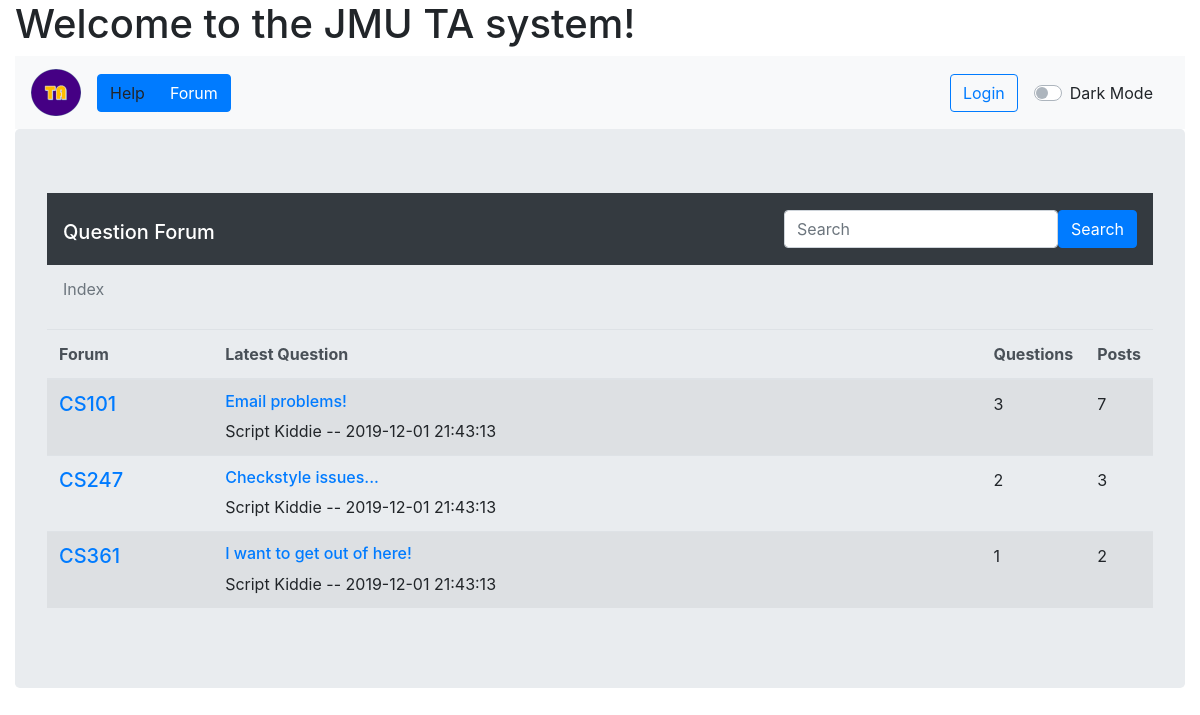
/forum.php, run on the app's committed database.
### tables this page shows
CREATE TABLE classforum
(
  forumID INT NOT NULL AUTO_INCREMENT,
  className TEXT NOT NULL,
  CONSTRAINT ClassForum_ForumID_pk PRIMARY KEY (forumID)
);

CREATE TABLE question
(
  questionID INT NOT NULL AUTO_INCREMENT,
  forumID INT NOT NULL,
  title TEXT NOT NULL,
  details TEXT NOT NULL,
  asked DATETIME NOT NULL DEFAULT NOW(),
  author TEXT,
  CONSTRAINT Question_questionID_pk PRIMARY KEY (questionID),
  CONSTRAINT Question_forumID_fk FOREIGN KEY (forumID) REFERENCES classforum (forumID)
);

### php/forum_index.php (the view, shortened to what this page needs)
<table id="forum_index" class="table table-striped table-responsive">
<thead class="thead-light">
    <tr>
        <th class="col-sm-2">Forum</th>
        <th class="col">Latest Question</th>
        <th class="col">Questions</th>
        <th class="col">Posts</th>
    </tr>
</thead>
<tbody>
    <?php
    $connection = OpenCon();
    $classQuery = "SELECT * FROM classforum";
    $forums = array();
    if ($result = $connection->query($classQuery)) {
        while($item = $result->fetch_assoc()) {
            $forums[] = $item;
        }
    }
    $lastAskedQuery = "SELECT CF.forumID, questionID, title, details, asked, author FROM classforum CF LEFT JOIN question Q1 ON CF.forumID = Q1.forumID WHERE questionID = (SELECT MAX(Q2.questionID) FROM question Q2 WHERE Q1.forumID = Q2.forumID) GROUP BY CF.forumID";
    $questions = array();
    if ($result = $connection->query($lastAskedQuery)) {
        while($item = $result->fetch_assoc()) {
            $questions[] = $item;
        }
    }
    $qNumQuery = "SELECT forumID, COUNT(questionID) AS \"numQuestions\" FROM question GROUP BY forumID";
    $questionNum = array();
    if ($result = $connection->query($qNumQuery)) {
        while($item = $result->fetch_assoc()) {
            $questionNum[] = $item;
        }
    }
    $pNumQuery = "SELECT forumID, COUNT(answer.answerID) + COUNT(DISTINCT question.questionID) AS \"numPosts\" FROM question LEFT JOIN answer ON question.questionID = answer.questionID GROUP BY forumID";
    $postNum = array();
    if ($result = $connection->query($pNumQuery)) {
        while($item = $result->fetch_assoc()) {
            $postNum[] = $item;
        }
    }
    for ($x = 0; $x < count($forums); $x++) {
        $forumID = $forums[$x]['forumID'];
        $className = $forums[$x]['className'];
        $qTitle = $questions[$x]['title'];
        $author = $questions[$x]['author'];
        $asked = $questions[$x]['asked'];
        $numOfQ = $questionNum[$x]['numQuestions'];
        $numOfP = $postNum[$x]['numPosts'];
        echo("<tr id=\"".$forumID."\">");
        echo("<td><h3 class=\"h5\"><a class=\"class_anchor\" href=\"#0\">".$className."</a></h3></td>");
        echo("<td><div><h4 style=\"inline\" class=\"h6\">".$qTitle."</h4>".$author." -- ".$asked."<div></td>");
        echo("<td><div>".$numOfQ."</div></td>");
        echo("<td><div>".$numOfP."</div></td>");
        echo("</tr>");
    }
    ?>
</tbody>
</table>

### html/forum.php (shortened to what this page needs)
<!doctype html>
<html lang="en">
  <head>
    <link rel="stylesheet" href="https://stackpath.bootstrapcdn.com/bootstrap/4.3.1/css/bootstrap.min.css">
    <link rel="stylesheet" type="text/css" href="../css/fullcalendar.css">
    <link rel="stylesheet" type="text/css" href="../css/dark-mode.css">
  </head>
  <body>
    <div class="container-fluid">
      <div class="page-header">
        <h1>Welcome to the JMU TA system!</h1>
      </div>
      <nav class="navbar navbar-expand-lg navbar-light bg-light">
        <a class="navbar-brand" href="index.php"><img src="../resources/TA_Iconx50px.png" alt="TA Icon"></a>
        <div class="collapse navbar-collapse" id="navbarSupportedContent">
          <ul class="navbar-nav mr-auto">
            <li class="nav-item">
              <div class="btn-group" role="group" aria-label="navigation button group">
                  <a role="help button" type="button" class="btn btn-primary" data-toggle="modal" data-target="#helpModal">Help</a>
                  <a role="forum button" type="button" class="btn btn-primary" href="#">Forum</a>
              </div>
            </li>
          </ul>
<?php if(isset($_SESSION['personID'])): ?>
          <form method="post" action="index.php">
            <input type="hidden" name="action" value="logoff">
            <input type="submit" class="btn btn-outline-primary my-2 my-sm-0" value="Logoff">
          </form>
<?php else: ?>
          <button class="btn btn-outline-primary my-2 my-sm-0" type="login"><a href="#" data-toggle="modal" data-target="#loginModal">Login</a></button>
<?php endif; ?>
          <div class="nav-link">
            <div class="custom-control custom-switch">
              <label class="custom-control-label" for="darkSwitch">Dark Mode</label>
            </div>
          </div>
        </div>
      </nav>
      <div id="forum" class="jumbotron">
        <nav class="navbar navbar-dark bg-dark">
          <h1><a href="#" class="navbar-brand">Question Forum</a></h1>
          <form id="search_form" class="form-inline">
            <input id="search_field" type="text" name="search-string" class="form-control" placeholder="Search">
            <button type="submit" class="btn btn-primary">Search</button>
          </form>
        </nav>
        <nav aria-label="breadcrumb">
          <ol id="forum_breadcrumb_list" class="breadcrumb">
            <li id="bc_index" class="breadcrumb-item active">Index</li>
          </ol>
        </nav>
        <div id="forum_container">
        <?php require_once('../php/forum_index.php')?>
        </div>
      </div>
  </body>
</html>

### css/dark-mode.css (style rules this page uses)
[data-theme="dark"] h1, h2, h3, h4, h5, h6 { color: #007bff; }

### data on the page
classforum: className "CS101"
question: title "Email problems!", author "Script Kiddie", asked "2019-12-01 21:43:13"
classforum: className "CS247"
question: title "Checkstyle issues...", author "Script Kiddie", asked "2019-12-01 21:43:13"
classforum: className "CS361"
question: title "I want to get out of here!", author "Script Kiddie", asked "2019-12-01 21:43:13"

### other printed values
$numOfQ "3"
$numOfP "7"
$numOfQ "2"
$numOfP "3"
$numOfQ "1"
$numOfP "2"
